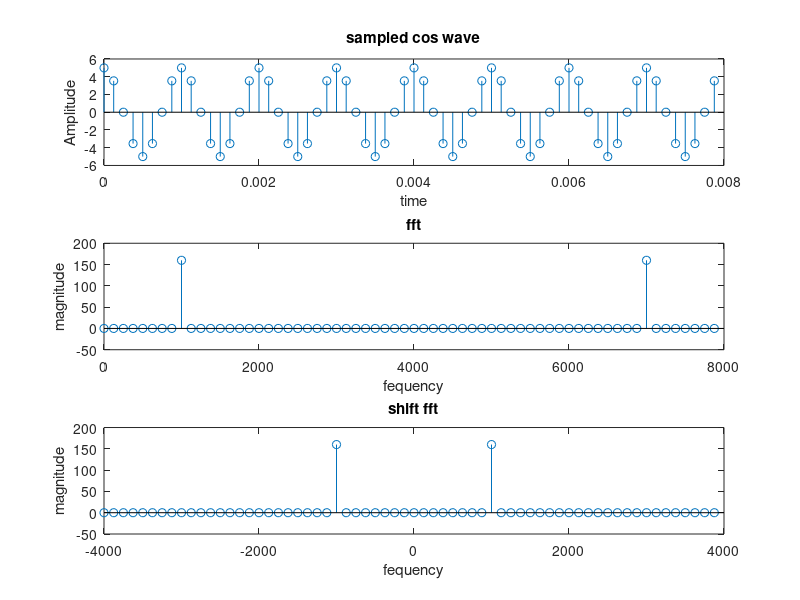

MATLAB code to generate this figure:
clear all;
close all;
a=5;
r=8000;	
p=1000;
n=64;

Fs=r;
Ts=1/Fs
t = (0:(n-1))*Ts;
freq=(0:(n-1))*Fs/n;
freq_shift = freq-(Fs/2);

cos_wave=a*cos(2*pi*p*t);
fastshift=fftshift(cos_wave);

figure(1);
subplot(3,1,1);
stem(t,cos_wave);
title('sampled cos wave')
xlabel('time')
ylabel('Amplitude')

subplot(3,1,2);
stem(freq,fft(cos_wave));
title('fft')
xlabel('fequency')
ylabel('magnitude')

subplot(3,1,3);
stem(freq_shift,fftshift(fft(cos_wave)));
title('shift fft')
xlabel('fequency')
ylabel('magnitude')